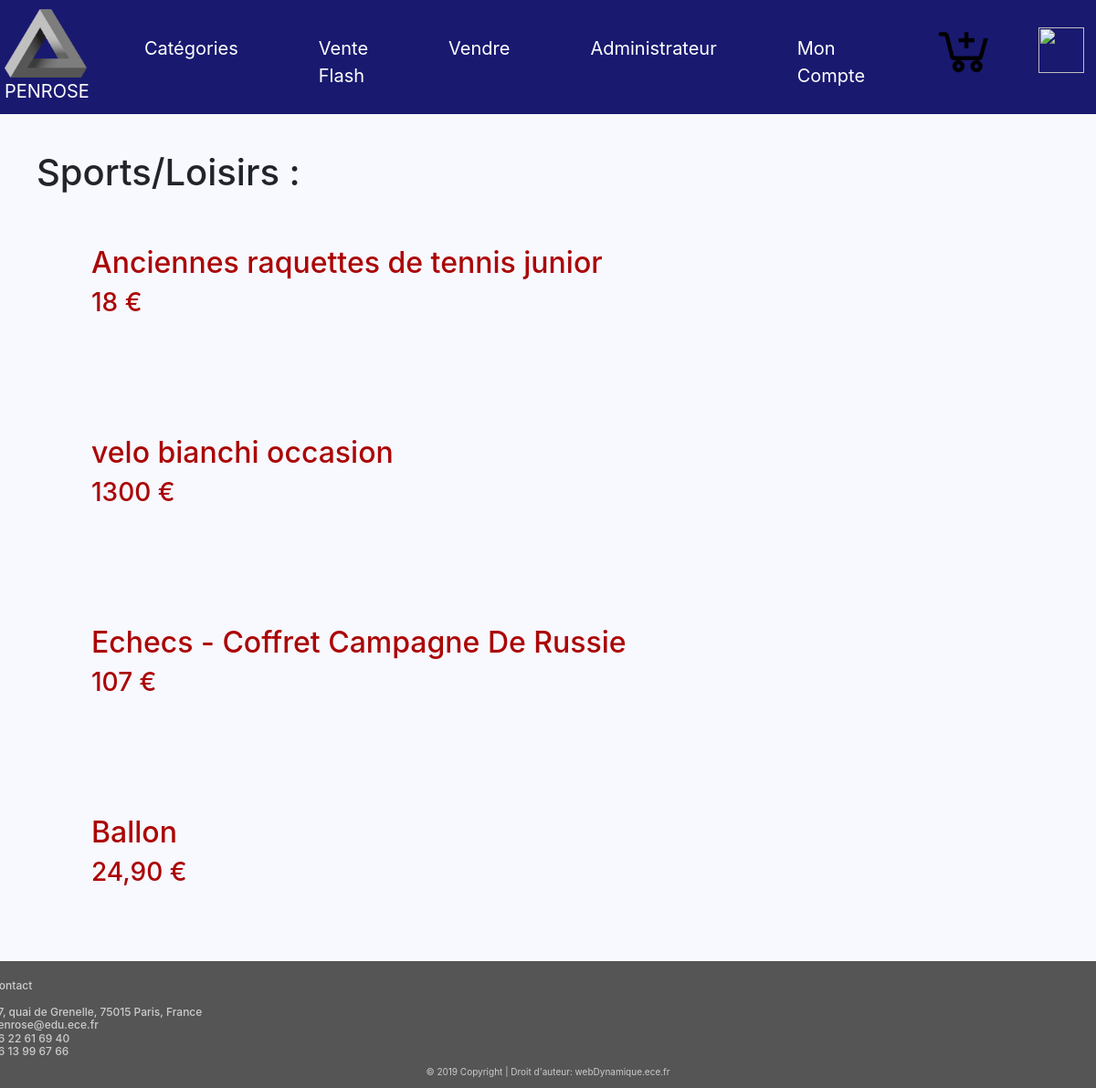
Page /liste_sport_fiche.php on the earlier database version.
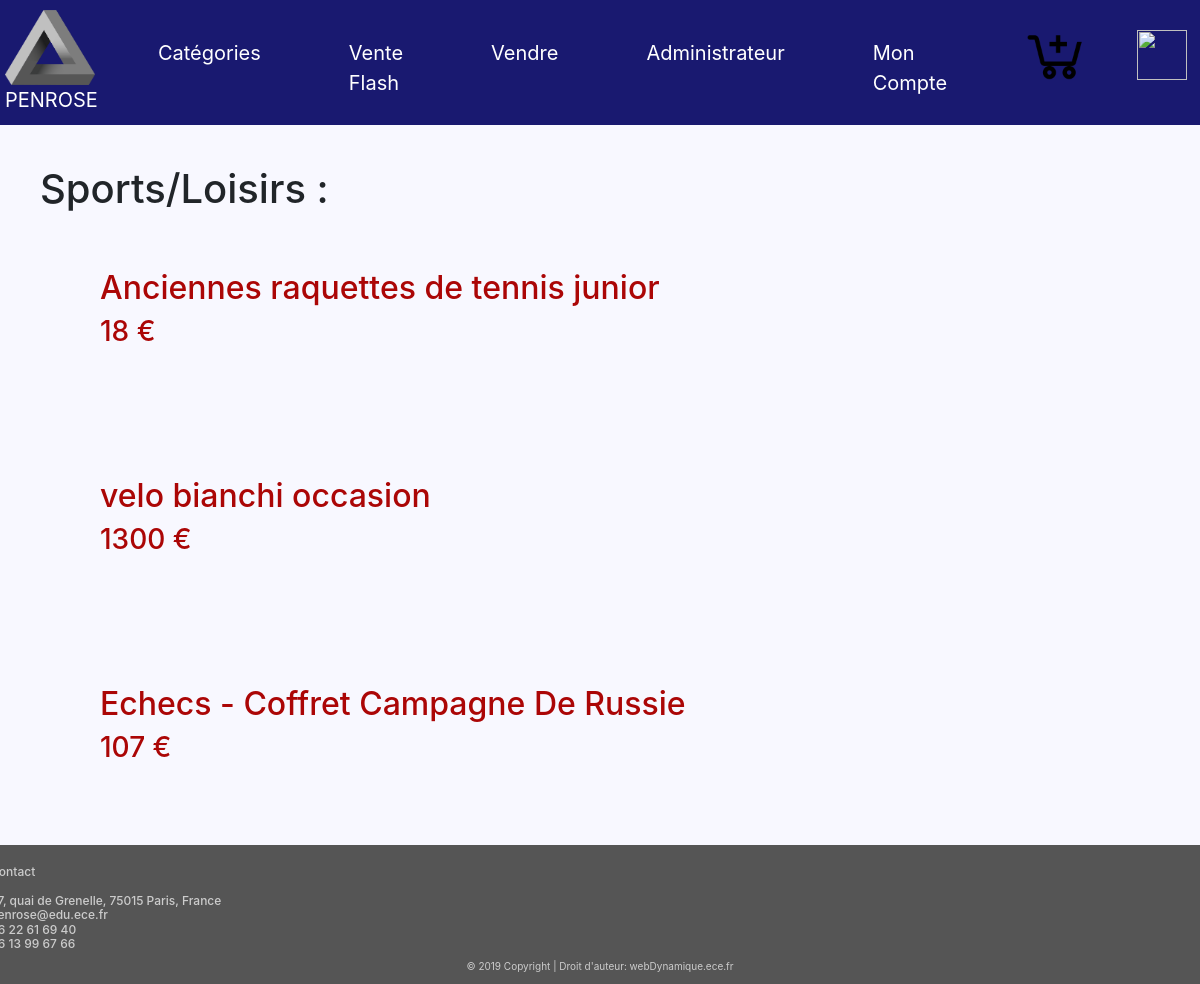
Same page on the later database version.
### tables this page shows
CREATE TABLE IF NOT EXISTS `items` (
  `ID` int(50) NOT NULL AUTO_INCREMENT,
  `Titre` varchar(255) NOT NULL,
  `Photos` varchar(255) NOT NULL,
  `Description` varchar(1000) NOT NULL,
  `Video` varchar(255) NOT NULL,
  `Categorie` varchar(255) NOT NULL,
  `Prix` varchar(255) NOT NULL,
  `vendu` int(50) NOT NULL,
  `id_vend` int(11) NOT NULL,
  PRIMARY KEY (`ID`),
  KEY `ID` (`ID`)
);

### liste_sport_fiche.php (the view, shortened to what this page needs)
<!DOCTYPE html>
<html>
<head>
<link rel="stylesheet"
href="https://stackpath.bootstrapcdn.com/bootstrap/4.1.3/css/bootstrap.min.css">
<link rel="stylesheet" type="text/css" href="styles.css">
</head>
<body>
<nav class="navbar navbar-expand-md">
<a class="navbar-brand" href="https://sites.google.com/site/tpe44lesillusionsoptiques/info-presse-classeur/le-triangle-de-penrose"><img class="logo" src="logo.png" height='75' width='90'/><br>	PENROSE</a>
<div class="collapse navbar-collapse" id="main-navigation">
<ul class="navbar-nav">
<li class="nav-item"><a class="nav-link"
href="Categorie.php">Catégories</a></li>
<li class="nav-item"><a class="nav-link" href="Venteflash.php">Vente Flash</a></li>
<li class="nav-item"><a class="nav-link"
href="verif_vendeur.php">Vendre</a></li>
<li class="nav-item"><a class="nav-link"
href="verif_admi.php">Administrateur</a></li>
<li class="nav-item"><a class="nav-link"
href="verif_acheteur.php">Mon Compte</a></li>
<a class="navbar-brand" href="Panier.php"><img class="panier" src="panier.png" height='70' width='70'> </a>
<a class="navbar-brand" href="logout.php"><img class="deco" src="Deco.png" height='50' width='50'> </a>
</ul>
</div>
</nav>
<?php
$database = "ece_amazon";
$db_handle = mysqli_connect('localhost', 'root', 'root');
$db_found = mysqli_select_db($db_handle, $database);
if($db_found)
{
	if(isset($_GET['show']))
	{
		$product=$_GET['show'];
		$sql = "SELECT * from items WHERE Titre='$product'";
		$result = mysqli_query($db_handle, $sql);
		$data = mysqli_fetch_assoc($result);
		$description=$data["Description"];
		?>
		<br>
		<div  style="margin-left: 750px; color:#AB0606; margin-top: 50px;">
			<img style="margin-left: -700px; margin-bottom: -300px;" src="<?php echo $data["Photos"];?>">
			<h1><?php echo $data["Titre"];?></h1>
			<h2 style="margin-left: 40px;"> <?php echo $data["Prix"];?> €</h2>
			<a href="Panier.php?action=ajout&amp;l=<?php echo $data["Titre"];?>&amp;q=1&amp;p=<?php echo $data["Prix"];?>&amp;ph=<?php echo $data["Photos"];?>" onclick="window(this.href, '',
'toolbar=no, location=no, directories=no, status=yes, scrollbars=yes, resizable=yes, copyhistory=no, width=600, height=350'); return false;">Ajouter au panier</a>
			<a href="liste_livre_fiche.php"><h4 style="margin-left: 40px; color:#000000;" >Retour</h4></a>
		</div><br>
		<?php
	}
	else
	{
		?><div style="margin-left: 40px; margin-top: 40px; " ><h1 > Sports/Loisirs : </h1></div><?php
		$sql = "SELECT * from items WHERE Categorie='Sports'";
		$result = mysqli_query($db_handle, $sql);
		while($data = mysqli_fetch_assoc($result))
		{
			?>
			<br><br>
			<div style="margin-left:100px;">
				<a href="?show=<?php echo $data["Titre"];?>"><h2 style="color:#AB0606;"><?php echo $data["Titre"];?></h2></a>
				<h3 style="color:#AB0606;"><?php echo $data["Prix"];?> € </h3>
			</div>
			<br/><br/><br/>
			<?php
		}
	}
	}
	?>
	<footer class="page-footer">
<div class="container">
<div class="row">
<div class="col-lg-8 col-md-8 col-sm-12">
</div>
<h4 class="contact">Contact<br> <br>
37, quai de Grenelle, 75015 Paris, France <br>
penrose@edu.ece.fr <br>
06 22 61 69 40 <br>
06 13 99 67 66</h4>
</div>
</div>
<div class="copyright">&copy; 2019 Copyright | Droit
d'auteur: webDynamique.ece.fr </div>
</footer>
</body>
</html>

Differences in the rows shown:
removed items: Titre "Ballon", Prix "24,90"
